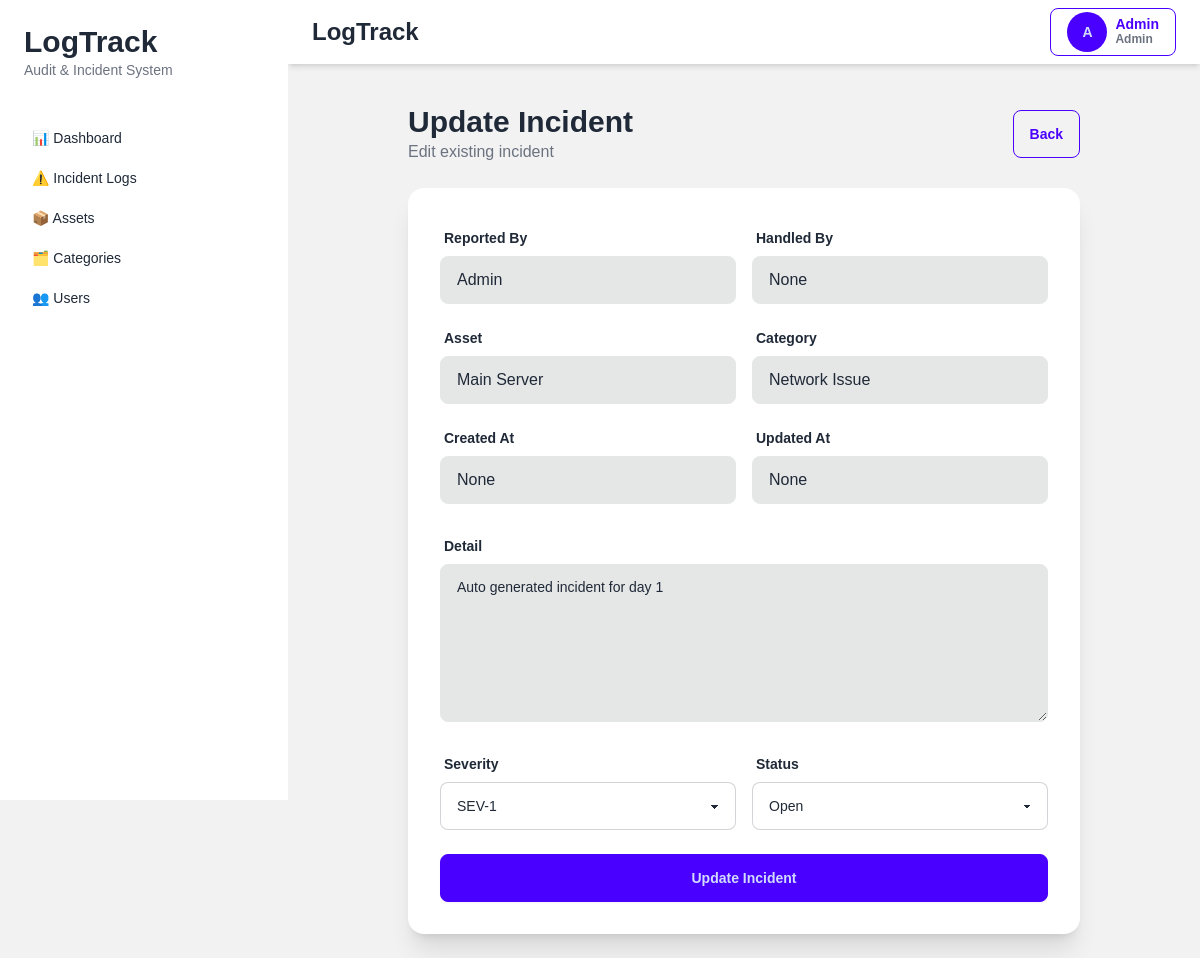
The page /incidents/1/edit (signed in) on the database as committed earlier.
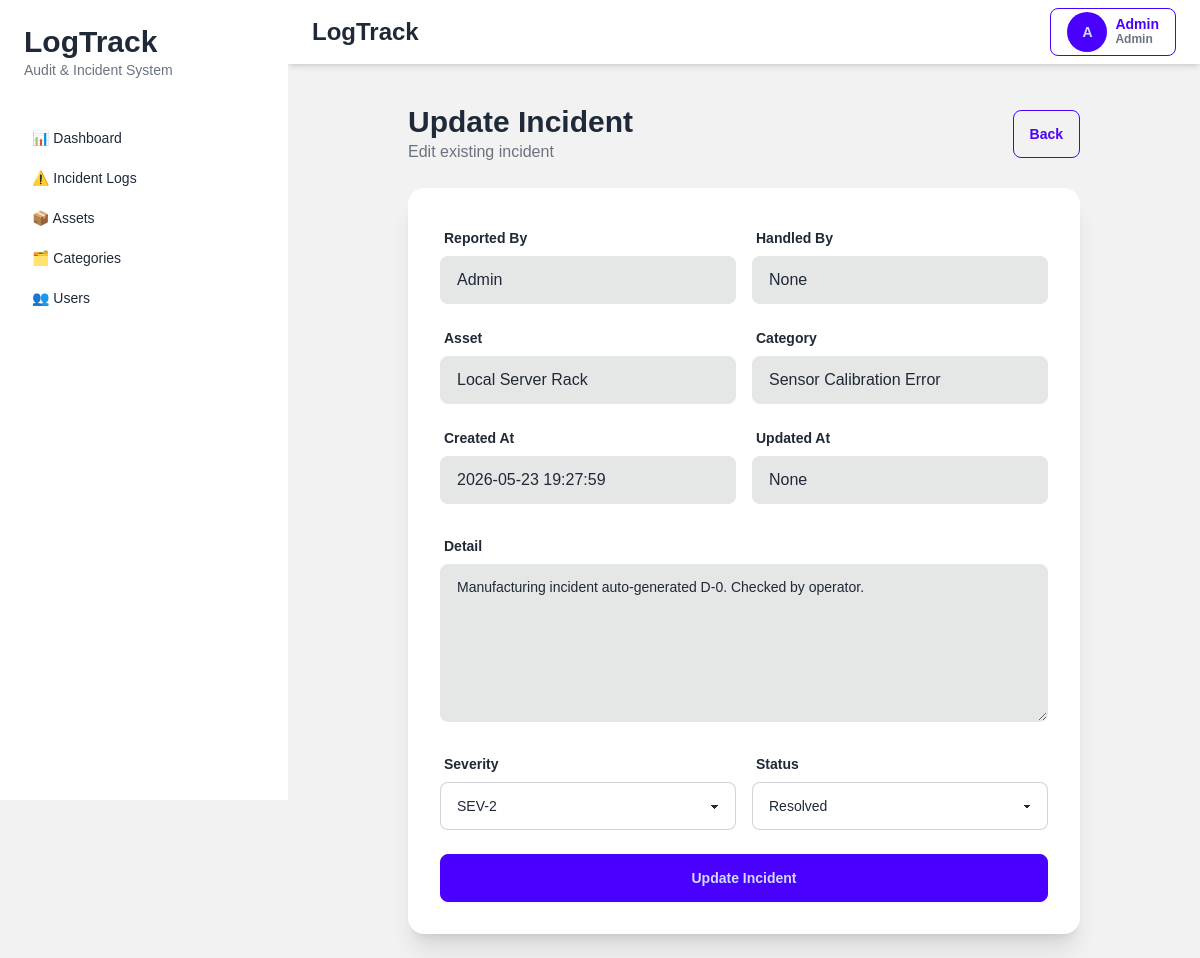
The same page on the database as committed later.
### tables this page shows
CREATE TABLE assets (

    id INTEGER PRIMARY KEY AUTOINCREMENT,

    asset_code VARCHAR(255) UNIQUE NOT NULL,

    asset_name VARCHAR(255) NOT NULL,

    status VARCHAR(50) DEFAULT 'Operational',

    created_at DATETIME,

    updated_at DATETIME,

    is_deleted INTEGER DEFAULT 0
);

CREATE TABLE incident_categories (

    id INTEGER PRIMARY KEY AUTOINCREMENT,

    category_name VARCHAR(255) NOT NULL,

    default_severity VARCHAR(50) NOT NULL,

    created_at DATETIME,

    updated_at DATETIME,

    is_deleted INTEGER DEFAULT 0
);

CREATE TABLE incidents (

    id INTEGER PRIMARY KEY AUTOINCREMENT,

    user_id INTEGER,

    asset_id INTEGER,

    incident_category_id INTEGER,
    
    handled_by INTEGER,

    severity_level VARCHAR(50) NOT NULL,

    status VARCHAR(255) NOT NULL,

    detail TEXT,

    created_at DATETIME,

    updated_at DATETIME,

    is_deleted INTEGER DEFAULT 0,

    FOREIGN KEY (user_id)
        REFERENCES users(id),

    FOREIGN KEY (asset_id)
        REFERENCES assets(id),

    FOREIGN KEY (incident_category_id)
        REFERENCES incident_categories(id)
    
    FOREIGN KEY (handled_by)
        REFERENCES users(id)
);

### app/controllers/incident_controller.py (the view)
def incident_edit(id):
    conn = None
    try:
        conn = get_db_connection()
        incident = conn.execute("""
            SELECT
                i.*,
                a.asset_name,
                c.category_name,
                u.name AS reported_by,
                h.name AS handled_by_name
            FROM incidents i
            LEFT JOIN assets a ON i.asset_id = a.id
            LEFT JOIN incident_categories c ON i.incident_category_id = c.id
            left JOIN users u ON i.user_id = u.id
            left JOIN users h ON i.handled_by = h.id
            WHERE i.id = ?
        """, (id,)).fetchone()
        if not incident:
            flash("Incident not found", "error")
            return redirect("/incidents")
        return render_template(
            "incidents/edit.html",
            incident=incident
        )
    except Exception as e:
        print("ERROR INCIDENT EDIT:", e)
        flash("Failed to open incident edit", "error")
        return redirect("/incidents")
    finally:
        if conn:
            conn.close()

### app/app.py (called while the page is built)
def create_app():
    app = Flask(__name__)
    app.config.from_object(
        "app.config.Config"
    )
    app.add_template_filter(
        timesince,
        "timesince"
    )
    @app.context_processor
    def inject_user():
        return {
            "role": session.get("role"),
            "user_name": session.get("name"),
            "user_id": session.get("user_id")
        }
    from app.routes.web import register_routes
    register_routes(app)
    return app

### app/database/connection.py (called while the page is built)
def get_db_connection():
    conn = sqlite3.connect(
        Config.DATABASE_PATH,
        timeout=30,
        isolation_level=None,
        check_same_thread=False
    )
    conn.row_factory = sqlite3.Row
    conn.execute("PRAGMA foreign_keys = ON")
    conn.execute("PRAGMA journal_mode = WAL")
    return conn

### app/templates/incidents/edit.html (shortened to what the changed rows need)
{% extends "layouts/app.html" %}  {% block content %}
<div class="max-w-2xl mx-auto">
    <div class="flex items-center justify-between mb-6">
        <div>
            <h1 class="text-3xl font-bold">Update Incident</h1>
        </div>
    </div>
    <div class="card bg-base-100 shadow-xl">
        <div class="card-body">
    <form
        method="POST"
        action="/incidents/{{ incident.id }}/update"
    >
        <div class="grid grid-cols-1 md:grid-cols-2 gap-4 mb-6">
            <div>
                <label class="label">
                    <span class="label-text font-semibold">
                    </span>
                </label>
                <input
                    type="text"
                    class="input input-bordered w-full bg-base-300 border-base-300 text-base-content"
                    value="{{ incident.asset_name }}"
                    readonly
                >
            </div>
            <div>
                <label class="label">
                    <span class="label-text font-semibold">
                    </span>
                </label>
                <input
                    type="text"
                    class="input input-bordered w-full bg-base-300 border-base-300 text-base-content"
                    value="{{ incident.category_name }}"
                    readonly
                >
            </div>
            <div>
                <label class="label">
                    <span class="label-text font-semibold">
                    </span>
                </label>
                <input
                    type="text"
                    class="input input-bordered w-full bg-base-300 border-base-300 text-base-content"
                    value="{{ incident.created_at }}"
                    readonly
                >
            </div>
        </div>
        <div class="form-control mb-6">
            <label class="label">
                <span class="label-text font-semibold">
                </span>
            </label>
            <textarea
                class="textarea textarea-bordered bg-base-300 border-base-300 text-base-content"
                rows="5"
                readonly
            >{{ incident.detail }}</textarea>
        </div>
        <div class="grid grid-cols-1 md:grid-cols-2 gap-4 mb-6">
            <div>
                <label class="label">
                    <span class="label-text font-semibold">
                    </span>
                </label>
                <select
                    name="severity_level"
                    class="select select-bordered w-full"
                    required
                >
                    <option
                        value="SEV-1"
                        {% if incident.severity_level == "SEV-1" %}
                        selected
                        {% endif %}
                    >
                        SEV-1
                    </option>
                    <option
                        value="SEV-2"
                        {% if incident.severity_level == "SEV-2" %}
                        selected
                        {% endif %}
                    >
                        SEV-2
                    </option>
                </select>
            </div>
            <div>
                <label class="label">
                    <span class="label-text font-semibold">
                    </span>
                </label>
                <select
                    name="status"
                    class="select select-bordered w-full"
                    required
                >
                    <option
                        value="Open"
                        {% if incident.status == "Open" %}
                        selected
                        {% endif %}
                    >
                        Open
                    </option>
                    <option
                        value="Resolved"
                        {% if incident.status == "Resolved" %}
                        selected
                        {% endif %}
                    >
                        Resolved
                    </option>
                </select>
            </div>
        </div>
    </form>
</div>
    </div>
</div>
{% endblock %}

Rows that differ between the two databases and show on the page:
no longer on this page (row edited): assets: asset_name "Main Server"
no longer on this page (row edited): incident_categories: category_name "Network Issue"
added assets: asset_name "Local Server Rack"
added incident_categories: category_name "Sensor Calibration Error"
changed incidents: created_at (not shown) → "2026-05-23 19:27:59"; detail "Auto generated incident for day 1" → "Manufacturing incident auto-generated D-0. Checked by operator."; severity_level "SEV-1" → "SEV-2"; status "Open" → "Resolved"
Other text that changed with them:
form field created_at: "None" → (not shown)
